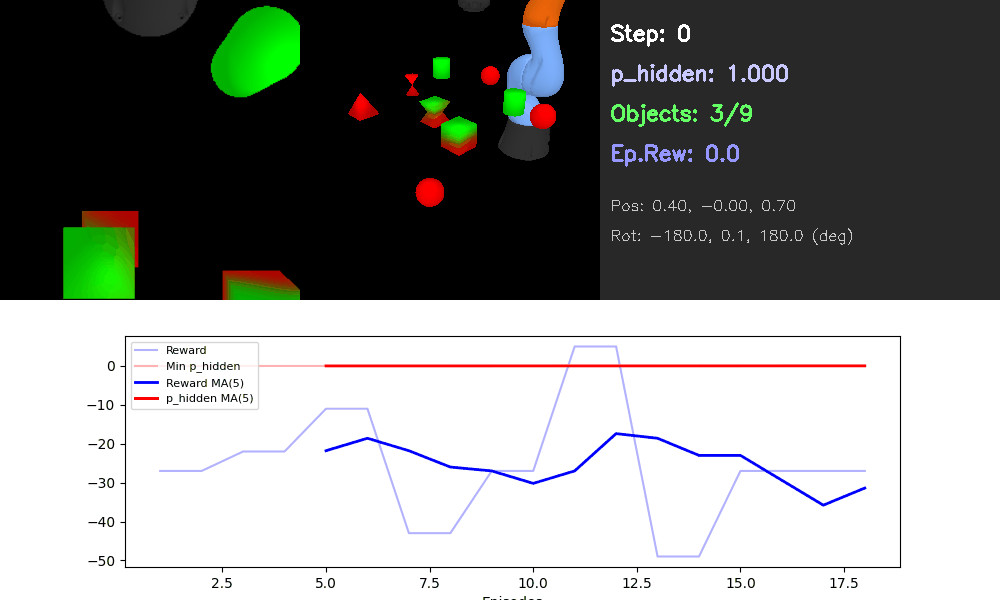
#> input picture kaggle_output/videos/episode_10.gif, 1000 x 600 px; its folder holds only this picture in this run
$ python split_gifs.py
#> lines starting #> are read from the running program, lines starting #| are printed output that depends on the picture
import os
from pathlib import Path
from PIL import Image

def split_all_gifs(videos_dir, output_parent_dir_name="gif_frames"):
#> called with output_parent_dir_name = 'gif_frames'
    videos_path = Path(videos_dir)
    if not videos_path.exists():
        print(f"Directory {videos_path} does not exist!")
        return

    output_parent_path = videos_path / output_parent_dir_name
    output_parent_path.mkdir(exist_ok=True)

    gif_files = list(videos_path.glob("*.gif"))
    if not gif_files:
        print(f"No GIF files found in {videos_path}")
        return

    print(f"Found {len(gif_files)} GIF files to split.")

    for gif_file in gif_files:
        gif_name = gif_file.stem
        gif_output_dir = output_parent_path / gif_name
        gif_output_dir.mkdir(exist_ok=True)

        print(f"Splitting {gif_file.name} into {gif_output_dir}...")

        try:
            with Image.open(gif_file) as im:
#> im is the input picture: PIL image 1000x600 P; mean R, G, B 137, 139.6, 136
                frame_idx = 0
                while True:
                    # Save current frame as PNG
                    frame_path = gif_output_dir / f"frame_{frame_idx:02d}.png"
                    # Convert to RGB if palette image
                    frame_rgb = im.convert("RGB")
                    frame_rgb.save(frame_path)

                    frame_idx += 1
                    try:
                        im.seek(im.tell() + 1)
                    except EOFError:
                        break
#> this loop made 6 passes
#> pass 2, in split_all_gifs, `frame_rgb = im.convert("RGB")`:
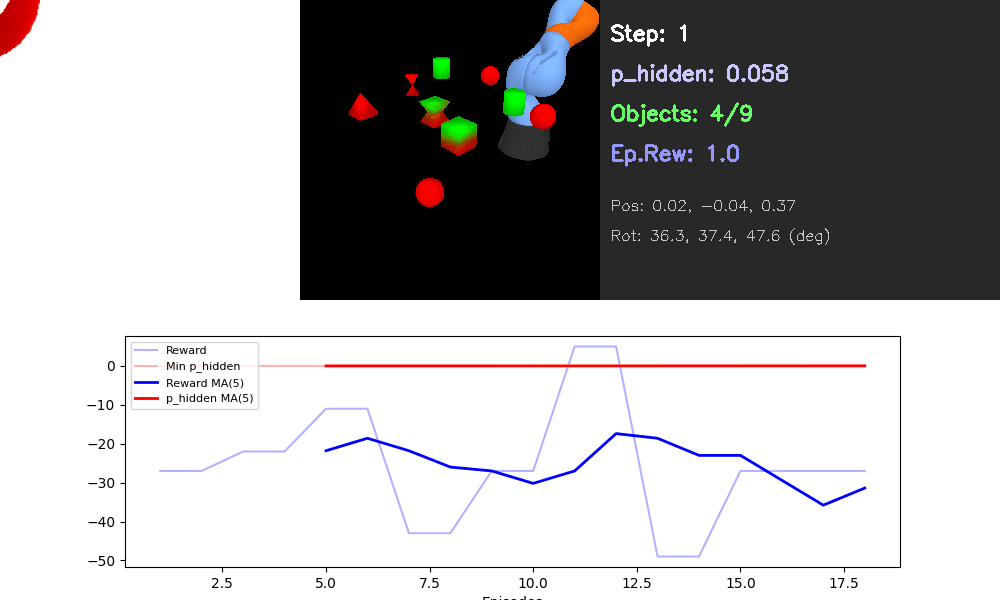
#> frame_rgb: PIL image 1000x600 RGB; mean R, G, B 174.3, 173, 173.6
#> after the loop:
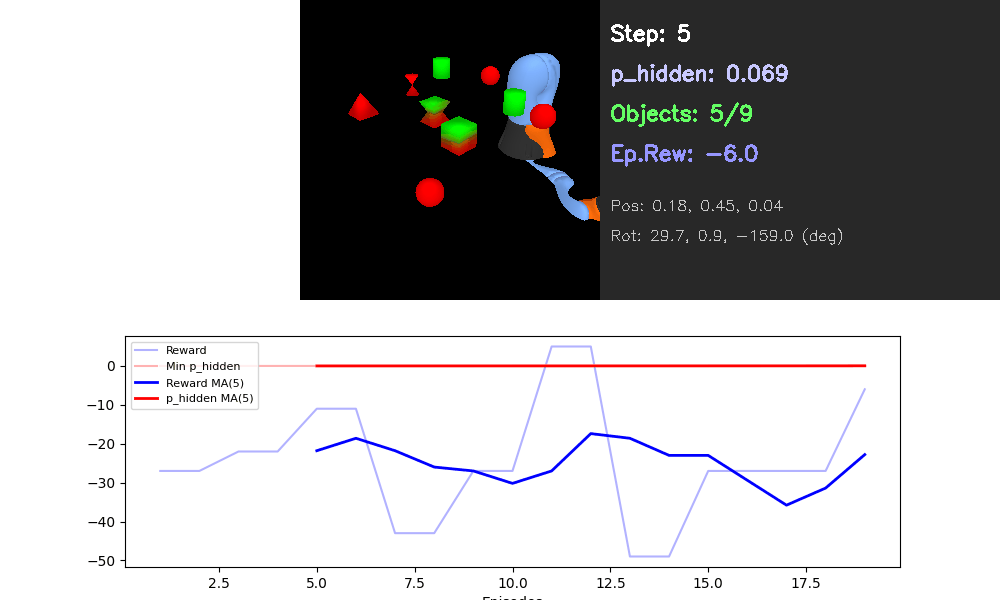
#> frame_rgb: PIL image 1000x600 RGB; mean R, G, B 174.1, 173.4, 174.1
#> after the loop, frame_idx = 6
                print(f"  Successfully extracted {frame_idx} frames.")
#|   Successfully extracted 6 frames.
        except Exception as e:
            print(f"  Error splitting {gif_file.name}: {e}")

if __name__ == "__main__":
    # Path specified by the user
    videos_dir = r"c:\Users\NeverGonnaGiveYouUp\OneDrive\Рабочий стол\study_materials\Skoltech\Reinforcement_Learning\Project 4 TEST\NBV_with_obstacles_and_robot\kaggle_output\videos"
    split_all_gifs(videos_dir)

$ run again, on kaggle_output/videos/episode_403.gif
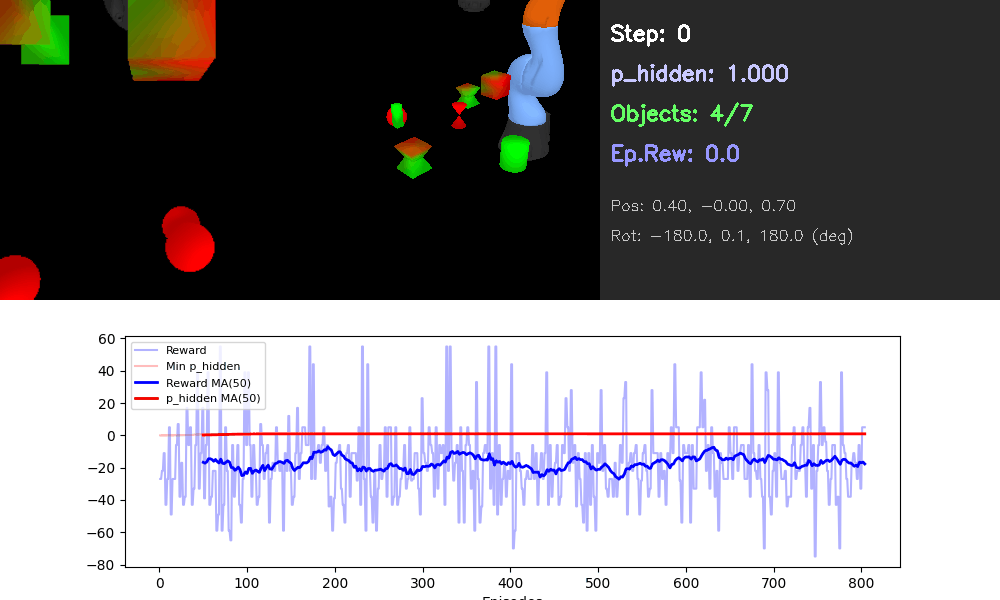
#> input picture kaggle_output/videos/episode_403.gif, 1000 x 600 px
#> in split_all_gifs, im is the input picture: PIL image 1000x600 P; mean R, G, B 135, 133.1, 135.8
#> the loop in split_all_gifs, `while True:` made 6 passes
#> pass 3, in split_all_gifs, `frame_rgb = im.convert("RGB")`:
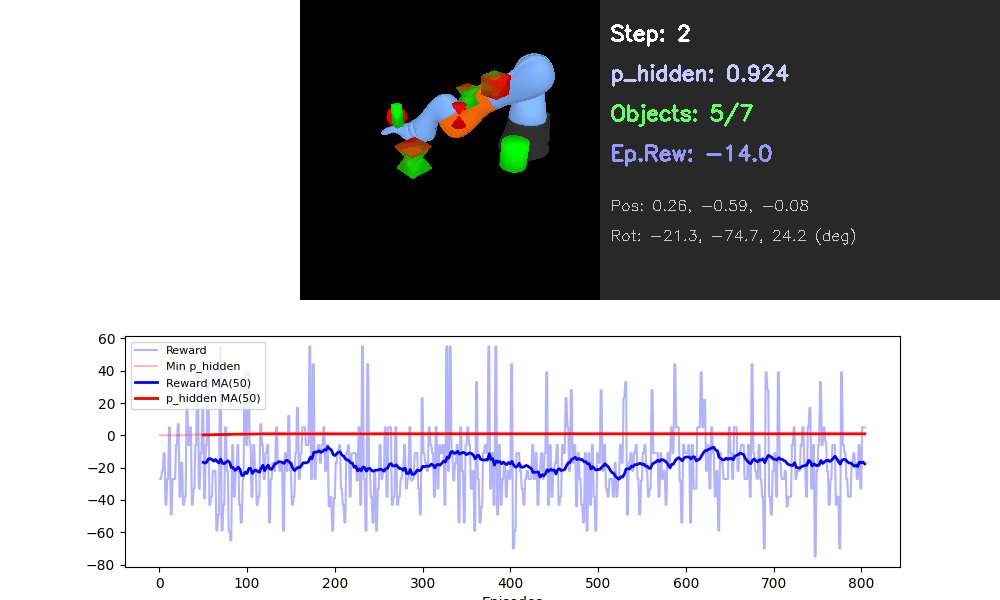
#> frame_rgb: PIL image 1000x600 RGB; mean R, G, B 169.7, 169.5, 174.1
#> after the loop in split_all_gifs, `while True:`:
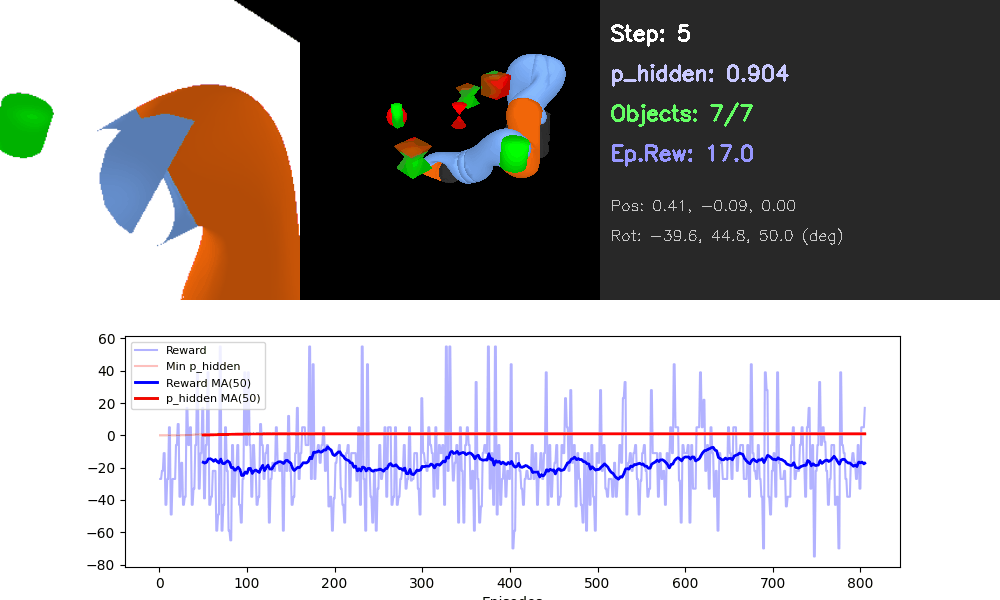
#> frame_rgb: PIL image 1000x600 RGB; mean R, G, B 163.6, 160.5, 162.1
#> after the loop in split_all_gifs, `while True:`: frame_idx = 6
#|   Successfully extracted 6 frames.

$ run again, on kaggle_output/videos/episode_600.gif
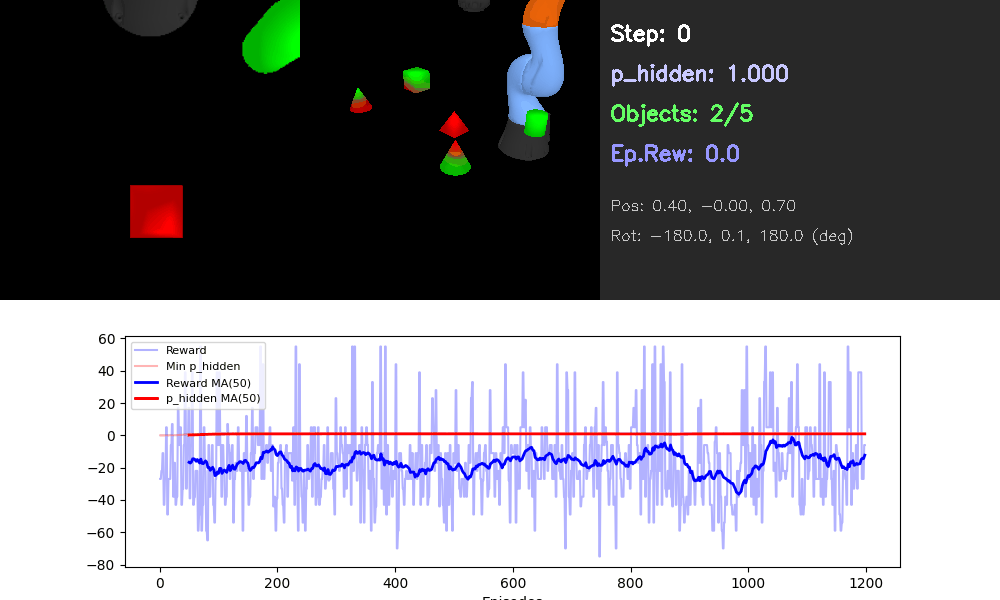
#> input picture kaggle_output/videos/episode_600.gif, 1000 x 600 px
#> in split_all_gifs, im is the input picture: PIL image 1000x600 P; mean R, G, B 130.8, 130.6, 135.9
#> the loop in split_all_gifs, `while True:` made 6 passes
#> pass 3, in split_all_gifs, `frame_rgb = im.convert("RGB")`:
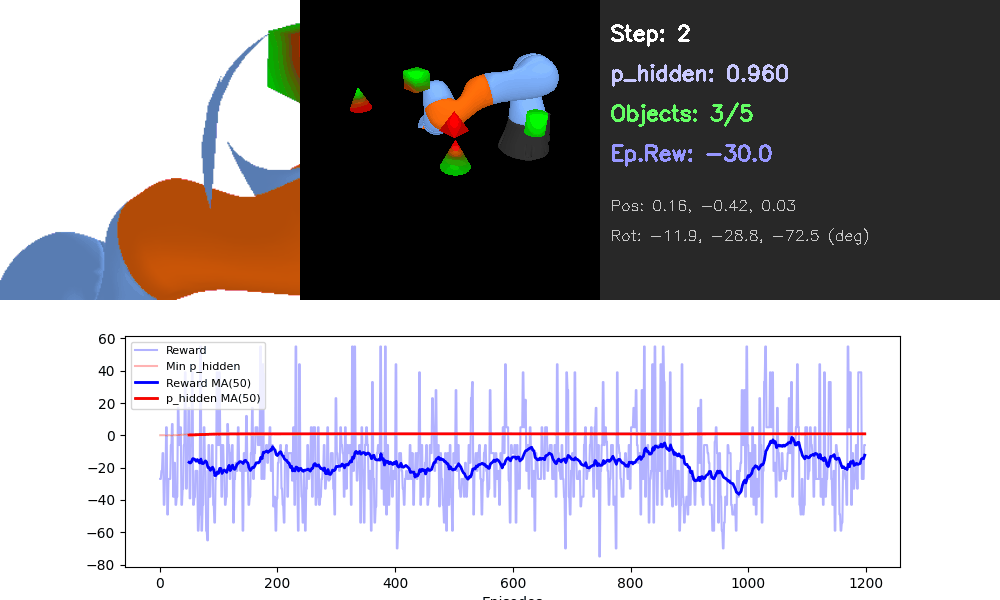
#> frame_rgb: PIL image 1000x600 RGB; mean R, G, B 162.4, 159.6, 164.2
#> after the loop in split_all_gifs, `while True:`:
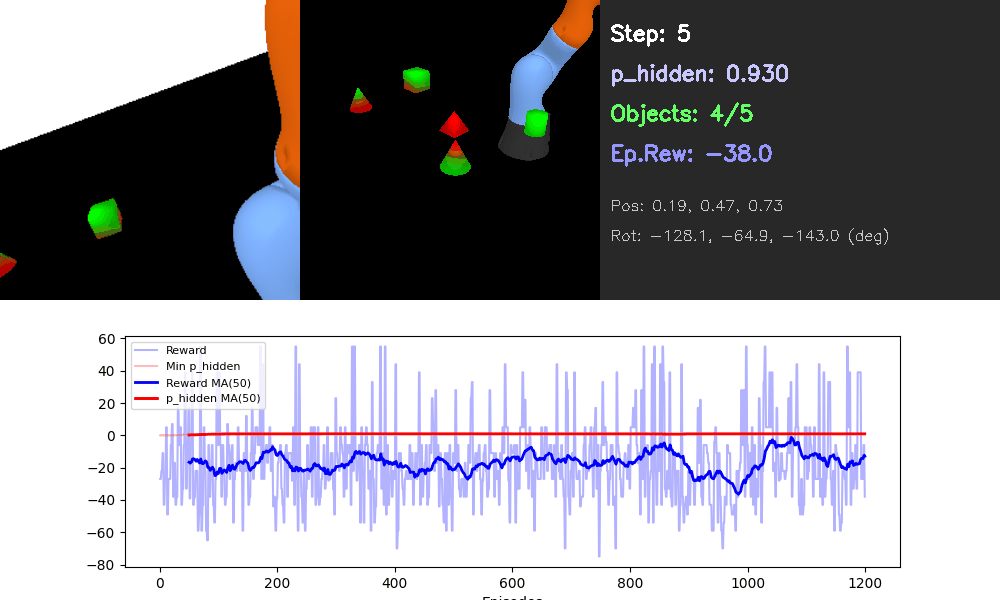
#> frame_rgb: PIL image 1000x600 RGB; mean R, G, B 144.4, 143.7, 149.7
#> after the loop in split_all_gifs, `while True:`: frame_idx = 6
#|   Successfully extracted 6 frames.
